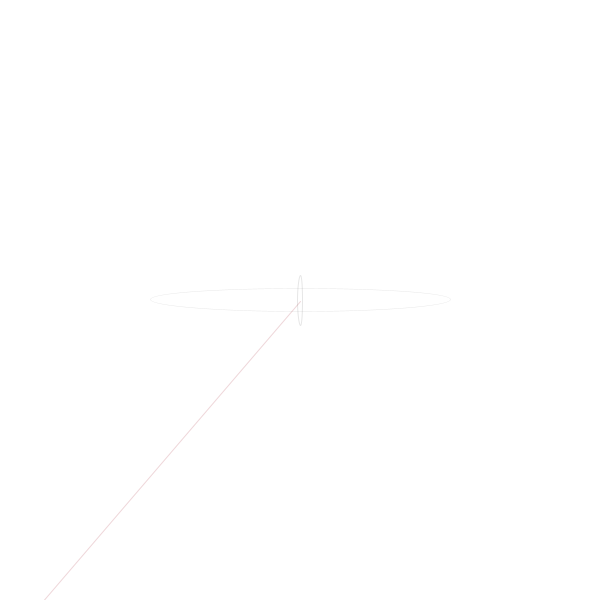
Frame 1 (no input)
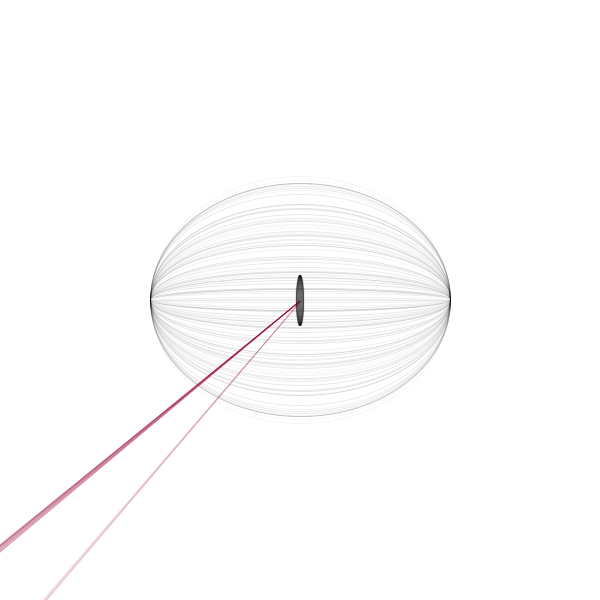
Frame 60 (the mouse pressed at the canvas centre just before this capture)
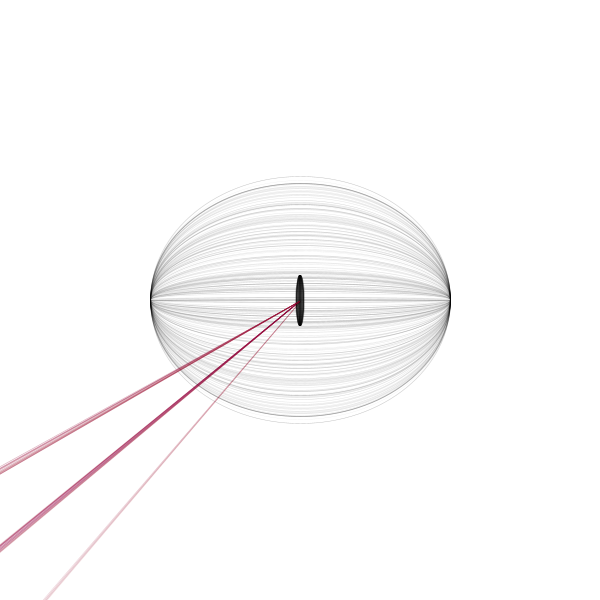
Frame 120 (the mouse held since frame 60 and released just before this capture)

The Processing sketch that drew these frames (run headless with seeded random() and noise(); from frame 60 on, the mouse is pressed at the canvas centre):

// Processing sketch: processing_173571
// ── processing_173571.pde


void setup() {
  size(600, 600); 

  background(0); 

background(255);
}

 
void draw() {
  

float s = map(second(),0,59,0,100);
float m = map(minute(),0,60,00,100);
  float h = map(hour(), 0,24,0,300); 
 
 
 
   if(s<=1){
    
    background(255,s);
  }
  
 
pushMatrix();
translate(300,300);
  
  rotate(radians(6 * s));
fill(random(s),random(s),s);
stroke(150,random(s),random(100),random(50));

line(random(s),500,0.90,0.90);
popMatrix();

pushMatrix();
fill(150,m*3,random(200),0.2);

stroke(0,25);
ellipse( 300,300,random(m),50);
popMatrix();


fill(#FFF708,0.1);
strokeWeight(random(0.2,1.0));
//stroke(0,2);
ellipse(300,300,300,random(h+200));
}
